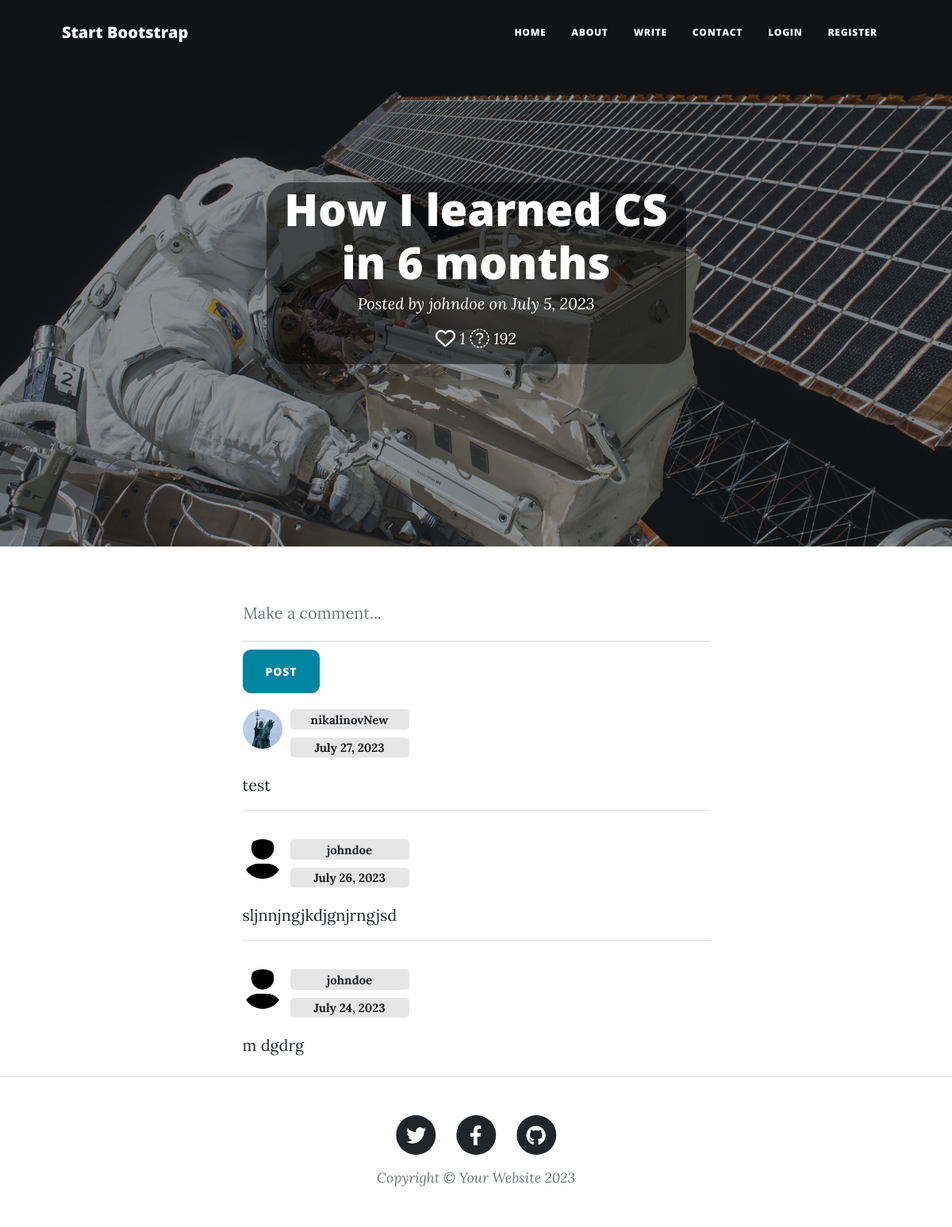
The app's page /feed/blog/8 with its own data.
### feed/models.py (models this page shows, shortened)
class Blog(models.Model):
    title = models.CharField(max_length=200, null=True)
    author = models.ForeignKey(
        User,
        on_delete=models.RESTRICT,
        blank=True,
        null=True,
    )
    post_date = models.DateField(default=now)
    content_type = models.ManyToManyField(ContentType)
    language = models.ForeignKey(Language, on_delete=models.RESTRICT, null=True)
    content = QuillField()
    upvoters = models.ManyToManyField(User, related_name='upvoters')
    views = models.IntegerField(editable=False, default=0)
    class Meta:
        ordering = ['-post_date']
    def get_rating(self):
        return len(self.upvoters.all())

class Comment(models.Model):
    user = models.ForeignKey(User, on_delete=models.SET_NULL, null=True)
    text = models.TextField(max_length=1000)
    post_date = models.DateField(default=now)
    blog = models.ForeignKey(Blog, on_delete=models.CASCADE, null=True)
    class Meta:
        ordering = ['-post_date']

class UserProfile(models.Model):
    user = models.OneToOneField(User, on_delete=models.CASCADE)
    bio = models.TextField(max_length=500, blank=True)
    reputation = models.IntegerField(default=0, editable=False)
    location = models.CharField(max_length=100, choices=COUNTRIES, blank=True, null=True)
    birth_date = models.DateField(blank=True, null=True)
    followers = models.ManyToManyField(User, editable=False, related_name='followers')
    img_width = models.PositiveIntegerField(default=150)
    image = models.ImageField(width_field='img_width', upload_to='feed/profile-pics/',
                              default='feed/assets/img/profile-default.jpg')
    website = models.CharField(max_length=100, blank=True)
    github = models.CharField(max_length=100, blank=True)
    twitter = models.CharField(max_length=100, blank=True)
    instagram = models.CharField(max_length=100, blank=True)
    facebook = models.CharField(max_length=100, blank=True)

### feed/views.py (the view)
# urls.py: path('blog/<int:pk>', views.blog_view, name='blog'),
def blog_view(request, pk):
    blog = Blog.objects.get(pk=pk)
    blog.views += 1
    blog.save()
    context = {'blog': blog}
    return render(request, 'feed/blog.html', context=context)

### feed/templates/feed/blog.html (shortened to what this page needs)
{% extends 'base_generic.html' %}
{% load static %}
{% load feed_extras %}
{% block header %}
  <header class="masthead" style="background-image: url('{% static 'feed/assets/img/post-bg.jpg' %}')">
    <div class="container position-relative px-4 px-lg-5">
      <div class="row gx-4 gx-lg-5 justify-content-center">
        <div class="col-md-10 col-lg-8 col-xl-7">
          <div class="site-heading">
            <div class="page-heading">
              <div class="post-heading">
                <div class="transbox">
                  <h1>{{ blog.title }}</h1>
                  <span class="meta">Posted by
                    <a href="{% url 'profile' blog.author.pk %}">{{ blog.author }}</a> on {{ blog.post_date }}
                  </span>
                  <span class="meta" style="padding: 20px 10px">
                    {% if user.is_authenticated %}
                        <a href="{% url 'rate' blog.pk %}">
                          {% if user in blog.upvoters.all %}
                            <i class="fa-solid fa-heart fa-lg" style="color: #ffffff;" title="likes"></i>
                          {% else %}
                            <i class="fa-regular fa-heart fa-lg" style="color: #ffffff;" title="likes"></i>
                          {% endif %}
                        </a>
                    {% else %}
                      <a href="{% url 'login' %}">
                        <i class="fa-regular fa-heart fa-lg" style="color: #ffffff;" title="likes"></i>
                      </a>
                    {% endif %} {{ blog.get_rating }}
                    <i class="fa-sharp fa-light fa-eye fa-lg" style="color: #ffffff;" title="views"></i> {{ blog.views }}
                  </span>
                </div>
              </div>
            </div>
          </div>
        </div>
      </div>
    </div>
  </header>
{% endblock %}
{% block content %}
    <article class="mb-4">
      <div class="container px-4 px-lg-5">
        <div class="row gx-4 gx-lg-5 justify-content-center">
          <div class="col-md-10 col-lg-8 col-xl-7">
            <form action="{% url 'comment-add' blog.pk %}" method="POST">
              <div class="form-floating" style="padding-bottom: 10px;">
                <input class="form-control" id="comment-write" name="text" type="text" placeholder="" value=""/>
                <label for="comment-write">Make a comment...</label>
              </div>
              <button class="btn btn-primary text-uppercase" type="submit">Post</button>
            </form>
            {% if blog.comment_set %}
              {% for comment in blog.comment_set.all %}
                <div id="comment-grid">
                  <div id="comment-pic">
                    <a href="{% url 'profile' comment.user.pk %}">
                      <img class="rounded-circle" src="{{ comment.user.userprofile.image.url }}" alt="img" width="50" height="50">
                    </a>
                  </div>
                  <div id="comment-user" class="badge bg-light">
                    <a href="{% url 'profile' comment.user.pk %}">
                      {{ comment.user.username }}
                    </a>
                  </div>
                  <div id="comment-date" class="badge bg-light">{{ comment.post_date }}</div>
                </div>
                <div id="comment-text">
                  {{ comment.text }}
                </div>
                {% if not forloop.last %}
                  <hr>
                {% endif %}
              {% endfor %}
            {% else %}
              <p>There are no comments yet...</p>
            {% endif %}
          </div>
        </div>
      </div>
    </article>
{% endblock %}

### feed/templates/base_generic.html (shortened to what this page needs)
<!DOCTYPE html>
<html lang="en">
    <head>
        {% load static %}
        <link href="{% static 'feed/css/styles.css' %}" rel="stylesheet" />
    </head>
    <body>
        <nav class="navbar navbar-expand-lg navbar-light {% block navbar-extra-classes %}{% endblock %}" id="mainNav">
            <div class="container px-4 px-lg-5">
                <a class="navbar-brand" href="/">Start Bootstrap</a>
                <div class="collapse navbar-collapse" id="navbarResponsive">
                    <ul class="navbar-nav ms-auto py-4 py-lg-0">
                        <li class="nav-item"><a class="nav-link px-lg-3 py-3 py-lg-4" href="/">Home</a></li>
                        <li class="nav-item"><a class="nav-link px-lg-3 py-3 py-lg-4" href="{% url 'about' %}">About</a></li>
                        <li class="nav-item"><a class="nav-link px-lg-3 py-3 py-lg-4" href="{% url 'blog-create' %}">Write</a></li>
                        <li class="nav-item"><a class="nav-link px-lg-3 py-3 py-lg-4" href="{% url 'contact' %}">Contact</a></li>
                        {% if user.is_authenticated %}
                          <li class="nav-item"><a class="nav-link px-lg-3 py-3 py-lg-4" href="{% url 'profile' user.pk %}">My profile</a></li>
                        {% else %}
                          <li class="nav-item"><a class="nav-link px-lg-3 py-3 py-lg-4" href="{% url 'login' %}">Login</a></li>
                          <li class="nav-item"><a class="nav-link px-lg-3 py-3 py-lg-4" href="{% url 'register' %}">Register</a></li>
                        {% endif %}
                    </ul>
                </div>
            </div>
        </nav>
        {% block header %}{% endblock %}
        {% block content %}{% endblock %}
        <footer class="border-top">
            <div class="container px-4 px-lg-5">
                <div class="row gx-4 gx-lg-5 justify-content-center">
                    <div class="col-md-10 col-lg-8 col-xl-7">
                        <ul class="list-inline text-center">
                            <li class="list-inline-item">
                                <a href="#!">
                                    <span class="fa-stack fa-lg">
                                        <i class="fas fa-circle fa-stack-2x"></i>
                                        <i class="fab fa-twitter fa-stack-1x fa-inverse"></i>
                                    </span>
                                </a>
                            </li>
                            <li class="list-inline-item">
                                <a href="#!">
                                    <span class="fa-stack fa-lg">
                                        <i class="fas fa-circle fa-stack-2x"></i>
                                        <i class="fab fa-facebook-f fa-stack-1x fa-inverse"></i>
                                    </span>
                                </a>
                            </li>
                            <li class="list-inline-item">
                                <a href="#!">
                                    <span class="fa-stack fa-lg">
                                        <i class="fas fa-circle fa-stack-2x"></i>
                                        <i class="fab fa-github fa-stack-1x fa-inverse"></i>
                                    </span>
                                </a>
                            </li>
                        </ul>
                        <div class="small text-center text-muted fst-italic">Copyright &copy; Your Website 2023</div>
                    </div>
                </div>
            </div>
        </footer>
    </body>
</html>

### records on screen
Blog: title "How I learned CS in 6 months", author "johndoe", post_date "July 5, 2023", get_rating "1", views "192"
Comment: user.userprofile.image (picture), user.username "nikalinovNew", post_date "July 27, 2023", text "test"
Comment: user.userprofile.image (placeholder picture), user.username "johndoe", post_date "July 26, 2023", text "sljnnjngjkdjgnjrngjsd"
Comment: user.userprofile.image (placeholder picture), user.username "johndoe", post_date "July 24, 2023", text "m dgdrg"
